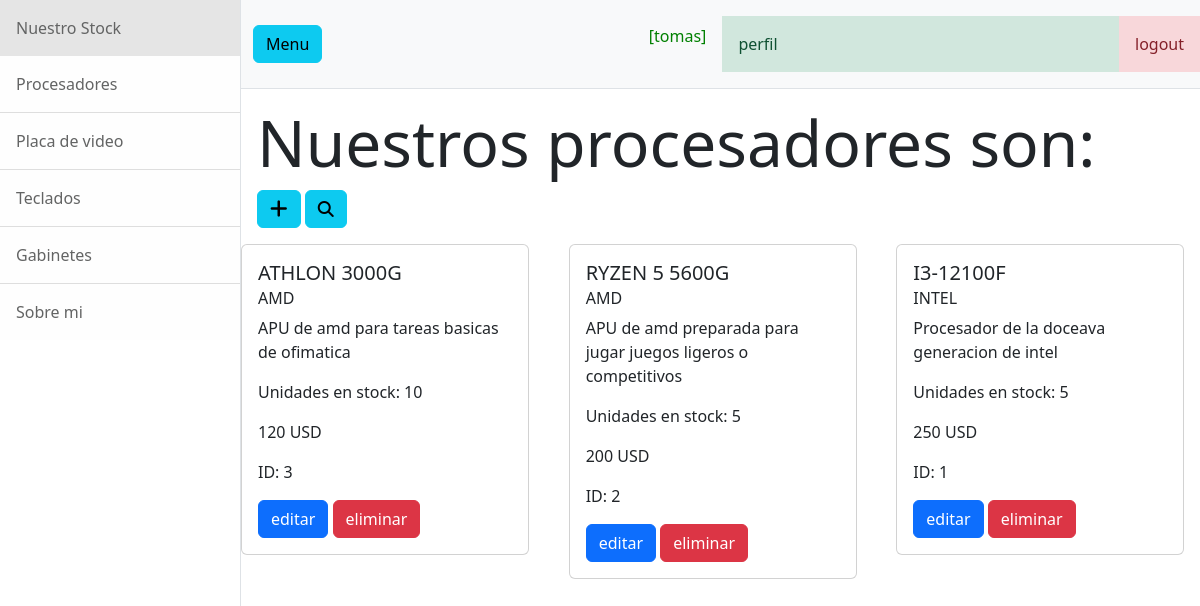
The app's page /procesador (signed in) with its own data.
### StockProductos/models.py (models this page shows, shortened)
class Procesador(models.Model):
    marca = models.CharField(max_length = 30)
    modelo = models.CharField(max_length = 30)
    stock = models.IntegerField(default = 1)
    precio = models.IntegerField()
    descripcion = models.CharField(max_length = 200)
    class Meta:
        ordering = ["precio"]
        verbose_name = "Procesador"
        verbose_name_plural = "Procesadores"

### StockProductos/views.py (the view)
# urls.py: path('procesador', Procesadorlist.as_view(), name="procesador"),
class Procesadorlist(LoginRequiredMixin, ListView):
    model = Procesador

### StockProductos/templates/StockProductos/procesador_list.html
{% extends "StockProductos/index.html" %}
{% block contenido  %}
<div class="m-3">
    <h1 class="display-3">Nuestros procesadores son:</h1>
    <a class="btn btn-info" href="{% url 'ProcesadorCreate' %}"> <i class="fa fa-plus fa-lg" title = "Crear"> </i> </a>
    <a class="btn btn-info" href="{% url 'buscarProcesadores' %}" ><i class="fa-solid fa-magnifying-glass"></i></a>
</div>
<div class="row row-cols-1 row-cols-md-3 g-4">
    {% for procesador in procesador_list %}
    <div class="col">
        <div class="card" style="width: 18rem">
            <div class="card-body">
                <h5 class="card-title">{{procesador.modelo}}</h5>
                <h6 class="card-subtitle mb-2 text-body-secondary">{{ procesador.marca }}</h6>
                <p class="card-text">{{ procesador.descripcion }}</p>
                <p class="card-text">Unidades en stock: {{ procesador.stock }}</p>
                <p class="card-text">{{ procesador.precio }} USD</p>
                <p class="card-text"> ID: {{ procesador.id }}</p>
                <a href="{% url 'actualizarProcesador' procesador.id %}" class="btn btn-primary">editar</a></a>
                <a href="{% url 'deleteProcesador' procesador.id %}" class="btn btn-danger">eliminar</a>
            </div>
        </div>
    </div>
    {% endfor %}
</div>
{% endblock contenido %}

### StockProductos/templates/StockProductos/index.html (shortened to what this page needs)
<!DOCTYPE html>
<html lang="en">
    <head>
        {% load static %}
        <link href=" {% static 'css/styles.css' %}" rel="stylesheet" />
        <link rel="stylesheet" href="https://cdnjs.cloudflare.com/ajax/libs/font-awesome/6.4.0/css/all.min.css">
    </head>
    <body>
        <div class="d-flex" id="wrapper">
            <div class="border-end bg-white" id="sidebar-wrapper">
                <a class="list-group-item list-group-item-action list-group-item-light p-3" href="{% url 'home' %}">Nuestro Stock</a>
                <div class="list-group list-group-flush">
                    {% if user.is_authenticated %}
                        <a class="list-group-item list-group-item-action list-group-item-light p-3" href="{% url 'procesador' %}">Procesadores</a>
                        <a class="list-group-item list-group-item-action list-group-item-light p-3" href="{% url 'placaVideo' %}">Placa de video</a>
                        <a class="list-group-item list-group-item-action list-group-item-light p-3" href="{% url 'teclado' %}">Teclados</a>
                        <a class="list-group-item list-group-item-action list-group-item-light p-3" href="{% url 'gabinete' %}">Gabinetes</a>
                        <a class="list-group-item list-group-item-action list-group-item-light p-3" href="{% url 'aboutMe' %}">Sobre mi</a>
                    {% endif %}
                </div>
            </div>
            <div id="page-content-wrapper">
                <nav class="navbar navbar-expand-lg navbar-light bg-light border-bottom">
                    <div class="container-fluid">
                        <button class="btn btn-info" id="sidebarToggle">Menu</button>
                    </div>
                    {% if user.is_authenticated %}
                        <p style="color:green" class="text-center p-3">[{{user.username}}]</p>
                        <a class="list-group-item list-group-item-action list-group-item-success p-3" href="{% url 'perfil' %}">perfil</a>
                        <form method="post" action="{% url 'logout' %}">
                            <button type="submit" class="list-group-item list-group-item-action list-group-item-danger p-3">logout</button>
                        </form>
                    {% else %}
                        <a class="list-group-item list-group-item-action list-group-item-light p-3" href="{% url 'login' %}">login</a>
                        <a class="list-group-item list-group-item-action list-group-item-light p-3" href="{% url 'registrar' %}">registrar</a>
                    {% endif %}
                </nav>
                {% block contenido %}{% endblock contenido %}
            </div>
        </div>
    </body>
</html>

### records on screen
Procesador: modelo "ATHLON 3000G", marca "AMD", descripcion "APU de amd para tareas basicas de ofimatica", stock "10", precio "120", id "3"
Procesador: modelo "RYZEN 5 5600G", marca "AMD", descripcion "APU de amd preparada para jugar juegos ligeros o competitivos", stock "5", precio "200", id "2"
Procesador: modelo "I3-12100F", marca "INTEL", descripcion "Procesador de la doceava generacion de intel", stock "5", precio "250", id "1"

### other values on screen
{{ user.username }} "tomas"
